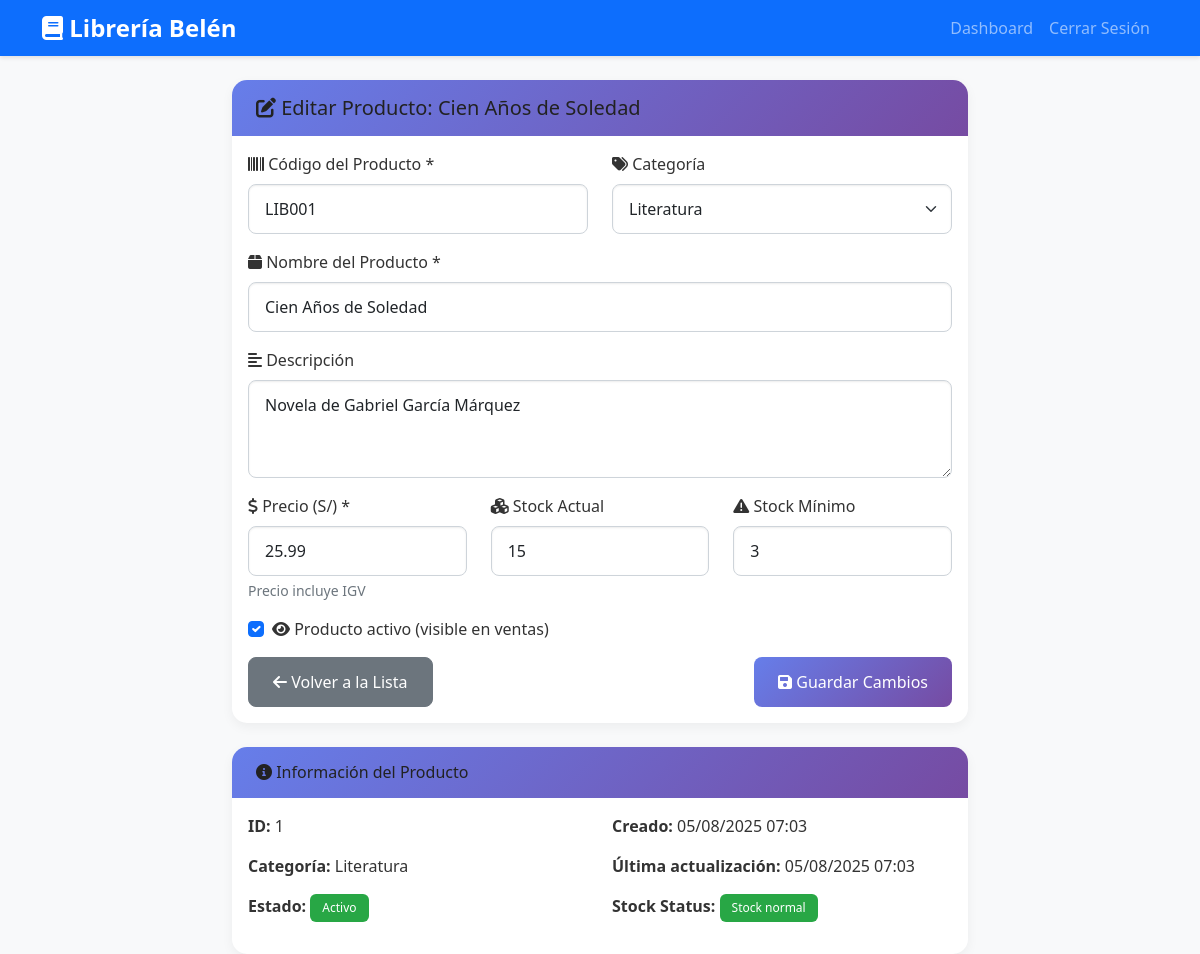
/productos/editar_producto.php?id=1 (signed in), run on the app's committed database.
### tables this page shows
CREATE TABLE productos (
    id INT AUTO_INCREMENT PRIMARY KEY,
    codigo VARCHAR(50) UNIQUE NOT NULL,
    nombre VARCHAR(200) NOT NULL,
    descripcion TEXT,
    categoria_id INT,
    precio DECIMAL(10,2) NOT NULL,
    stock INT DEFAULT 0,
    stock_minimo INT DEFAULT 5,
    activo BOOLEAN DEFAULT TRUE,
    fecha_creacion TIMESTAMP DEFAULT CURRENT_TIMESTAMP,
    fecha_actualizacion TIMESTAMP DEFAULT CURRENT_TIMESTAMP ON UPDATE CURRENT_TIMESTAMP,
    FOREIGN KEY (categoria_id) REFERENCES categorias(id) ON DELETE SET NULL,
    INDEX idx_codigo (codigo),
    INDEX idx_nombre (nombre),
    INDEX idx_categoria (categoria_id)
);

CREATE TABLE categorias (
    id INT AUTO_INCREMENT PRIMARY KEY,
    nombre VARCHAR(100) NOT NULL,
    descripcion TEXT,
    activo BOOLEAN DEFAULT TRUE,
    fecha_creacion TIMESTAMP DEFAULT CURRENT_TIMESTAMP,
    fecha_actualizacion TIMESTAMP DEFAULT CURRENT_TIMESTAMP ON UPDATE CURRENT_TIMESTAMP
);

### productos/editar_producto.php (the view, shortened to what this page needs)
<?php
$pdo = getConnection();
$producto_id = isset($_GET['id']) ? (int)$_GET['id'] : 0;
$stmt = $pdo->prepare("
    SELECT p.*, c.nombre as categoria_nombre
    FROM productos p
    LEFT JOIN categorias c ON p.categoria_id = c.id
    WHERE p.id = ?
");
$stmt->execute([$producto_id]);
$producto = $stmt->fetch();
$stmt = $pdo->query("SELECT id, nombre FROM categorias WHERE activo = 1 ORDER BY nombre");
$categorias = $stmt->fetchAll();
?>
<!DOCTYPE html>
<html lang="es">
<head>
    <link href="https://cdn.jsdelivr.net/npm/bootstrap@5.1.3/dist/css/bootstrap.min.css" rel="stylesheet">
    <link href="https://cdnjs.cloudflare.com/ajax/libs/font-awesome/6.0.0/css/all.min.css" rel="stylesheet">
    <link href="../assets/css/style.css" rel="stylesheet">
</head>
<body>
    <nav class="navbar navbar-expand-lg navbar-dark bg-primary">
        <div class="container">
            <a class="navbar-brand" href="../index.php">
                <i class="fas fa-book"></i> Librería Belén
            </a>
            <div class="navbar-nav ms-auto">
                <a class="nav-link" href="../index.php">Dashboard</a>
                <a class="nav-link" href="../logout.php">Cerrar Sesión</a>
            </div>
        </div>
    </nav>
    <div class="container mt-4">
        <div class="row justify-content-center">
            <div class="col-md-8">
                <div class="card">
                    <div class="card-header">
                        <h5 class="mb-0">
                            <i class="fas fa-edit"></i> Editar Producto: <?php echo htmlspecialchars($producto['nombre']); ?>
                        </h5>
                    </div>
                    <div class="card-body">
                        <form method="POST" action="">
                            <div class="row">
                                <div class="col-md-6">
                                    <div class="mb-3">
                                        <label for="codigo" class="form-label">
                                            <i class="fas fa-barcode"></i> Código del Producto *
                                        </label>
                                        <input type="text"
                                               class="form-control"
                                               id="codigo"
                                               name="codigo"
                                               value="<?php echo htmlspecialchars($producto['codigo']); ?>"
                                               required>
                                    </div>
                                </div>
                                <div class="col-md-6">
                                    <div class="mb-3">
                                        <label for="categoria_id" class="form-label">
                                            <i class="fas fa-tags"></i> Categoría
                                        </label>
                                        <select class="form-select" id="categoria_id" name="categoria_id">
                                            <?php foreach ($categorias as $categoria): ?>
                                                <option value="<?php echo $categoria['id']; ?>"
                                                        <?php echo ($categoria['id'] == $producto['categoria_id']) ? 'selected' : ''; ?>>
                                                    <?php echo htmlspecialchars($categoria['nombre']); ?>
                                                </option>
                                            <?php endforeach; ?>
                                        </select>
                                    </div>
                                </div>
                            </div>
                            <div class="mb-3">
                                <label for="nombre" class="form-label">
                                    <i class="fas fa-box"></i> Nombre del Producto *
                                </label>
                                <input type="text"
                                       class="form-control"
                                       id="nombre"
                                       name="nombre"
                                       value="<?php echo htmlspecialchars($producto['nombre']); ?>"
                                       required>
                            </div>
                            <div class="mb-3">
                                <label for="descripcion" class="form-label">
                                    <i class="fas fa-align-left"></i> Descripción
                                </label>
                                <textarea class="form-control"
                                          id="descripcion"
                                          name="descripcion"
                                          rows="3"><?php echo htmlspecialchars($producto['descripcion']); ?></textarea>
                            </div>
                            <div class="row">
                                <div class="col-md-4">
                                    <div class="mb-3">
                                        <label for="precio" class="form-label">
                                            <i class="fas fa-dollar-sign"></i> Precio (S/) *
                                        </label>
                                        <input type="number"
                                               class="form-control"
                                               id="precio"
                                               name="precio"
                                               value="<?php echo $producto['precio']; ?>"
                                               step="0.01"
                                               min="0.01"
                                               required>
                                        <div class="form-text">Precio incluye IGV</div>
                                    </div>
                                </div>
                                <div class="col-md-4">
                                    <div class="mb-3">
                                        <label for="stock" class="form-label">
                                            <i class="fas fa-cubes"></i> Stock Actual
                                        </label>
                                        <input type="number"
                                               class="form-control"
                                               id="stock"
                                               name="stock"
                                               value="<?php echo $producto['stock']; ?>"
                                               min="0">
                                    </div>
                                </div>
                                <div class="col-md-4">
                                    <div class="mb-3">
                                        <label for="stock_minimo" class="form-label">
                                            <i class="fas fa-exclamation-triangle"></i> Stock Mínimo
                                        </label>
                                        <input type="number"
                                               class="form-control"
                                               id="stock_minimo"
                                               name="stock_minimo"
                                               value="<?php echo $producto['stock_minimo']; ?>"
                                               min="0">
                                    </div>
                                </div>
                            </div>
                            <div class="mb-3">
                                <div class="form-check">
                                    <input class="form-check-input"
                                           type="checkbox"
                                           id="activo"
                                           name="activo"
                                           <?php echo $producto['activo'] ? 'checked' : ''; ?>>
                                    <label class="form-check-label" for="activo">
                                        <i class="fas fa-eye"></i> Producto activo (visible en ventas)
                                    </label>
                                </div>
                            </div>
                            <div class="d-flex justify-content-between">
                                <a href="lista_productos.php" class="btn btn-secondary">
                                    <i class="fas fa-arrow-left"></i> Volver a la Lista
                                </a>
                                <button type="submit" class="btn btn-primary">
                                    <i class="fas fa-save"></i> Guardar Cambios
                                </button>
                            </div>
                        </form>
                    </div>
                </div>
                <div class="card mt-4">
                    <div class="card-header">
                        <h6 class="mb-0"><i class="fas fa-info-circle"></i> Información del Producto</h6>
                    </div>
                    <div class="card-body">
                        <div class="row">
                            <div class="col-md-6">
                                <p><strong>ID:</strong> <?php echo $producto['id']; ?></p>
                                <p><strong>Categoría:</strong> <?php echo $producto['categoria_nombre'] ?: 'Sin categoría'; ?></p>
                                <p><strong>Estado:</strong>
                                    <span class="badge <?php echo $producto['activo'] ? 'bg-success' : 'bg-secondary'; ?>">
                                        <?php echo $producto['activo'] ? 'Activo' : 'Inactivo'; ?>
                                    </span>
                                </p>
                            </div>
                            <div class="col-md-6">
                                <p><strong>Creado:</strong> <?php echo date('d/m/Y H:i', strtotime($producto['fecha_creacion'])); ?></p>
                                <?php if ($producto['fecha_actualizacion']): ?>
                                <p><strong>Última actualización:</strong> <?php echo date('d/m/Y H:i', strtotime($producto['fecha_actualizacion'])); ?></p>
                                <?php endif; ?>
                                <p><strong>Stock Status:</strong>
                                    <?php if ($producto['stock'] <= 0): ?>
                                        <span class="badge bg-danger">Sin stock</span>
                                    <?php elseif ($producto['stock'] <= $producto['stock_minimo']): ?>
                                        <span class="badge bg-warning">Stock bajo</span>
                                    <?php else: ?>
                                        <span class="badge bg-success">Stock normal</span>
                                    <?php endif; ?>
                                </p>
                            </div>
                        </div>
                    </div>
                </div>
            </div>
        </div>
    </div>
</body>
</html>

### assets/css/style.css (style rules this page uses)
:root { --primary-color: #667eea; --secondary-color: #764ba2; --success-color: #28a745; --danger-color: #dc3545; --warning-color: #ffc107; --info-color: #17a2b8; --light-color: #f8f9fa; --dark-color: #343a40; }
body { font-family: 'Segoe UI', Tahoma, Geneva, Verdana, sans-serif; background-color: #f8f9fa; padding-top: 56px; color: #333; }
h1, h2, h3, h4, h5, h6 { color: #222; margin-bottom: 1rem; }
a { color: var(--primary-color); text-decoration: none; }
.navbar { position: fixed; top: 0; left: 0; right: 0; z-index: 1030; height: 56px; }
.card { border: none; border-radius: 15px; box-shadow: 0 0.25rem 0.75rem rgba(0, 0, 0, 0.05); transition: all 0.3s ease; }
.card-header { background: linear-gradient(135deg, var(--primary-color) 0%, var(--secondary-color) 100%); color: white; border-radius: 15px 15px 0 0 !important; border: none; padding: 1rem 1.5rem; font-size: 1.25rem; font-weight: 600; }
.btn { border-radius: 8px; font-weight: 500; padding: 0.75rem 1.5rem; transition: all 0.3s ease; font-size: 1rem; }
.btn-primary { background: linear-gradient(135deg, var(--primary-color) 0%, var(--secondary-color) 100%); border: none; }
.form-control { border-radius: 8px; border: 1px solid #ced4da; padding: 0.75rem 1rem; transition: all 0.3s ease; box-shadow: inset 0 1px 2px rgba(0, 0, 0, 0.075); }
.form-select { border-radius: 8px; border: 1px solid #ced4da; padding: 0.75rem 1rem; transition: all 0.3s ease; box-shadow: inset 0 1px 2px rgba(0, 0, 0, 0.075); }
.badge { border-radius: 6px; font-weight: 500; padding: 0.5rem 0.75rem; }
.mt-4 { margin-top: 1.5rem !important; }
.mb-3 { margin-bottom: 1rem !important; }
.navbar { box-shadow: 0 2px 4px rgba(0, 0, 0, 0.1); }
.navbar-brand { font-weight: 700; font-size: 1.5rem; }
.badge.bg-success { background-color: #28a745 !important; }

### data on the page
productos: nombre "Cien Años de Soledad", codigo "LIB001", categoria_id "Literatura", descripcion "Novela de Gabriel García Márquez", precio "25.99", stock "15", stock_minimo "3", activo "☑", id "1", categoria.nombre "Literatura", fecha_creacion "05/08/2025 07:03", fecha_actualizacion "05/08/2025 07:03"
